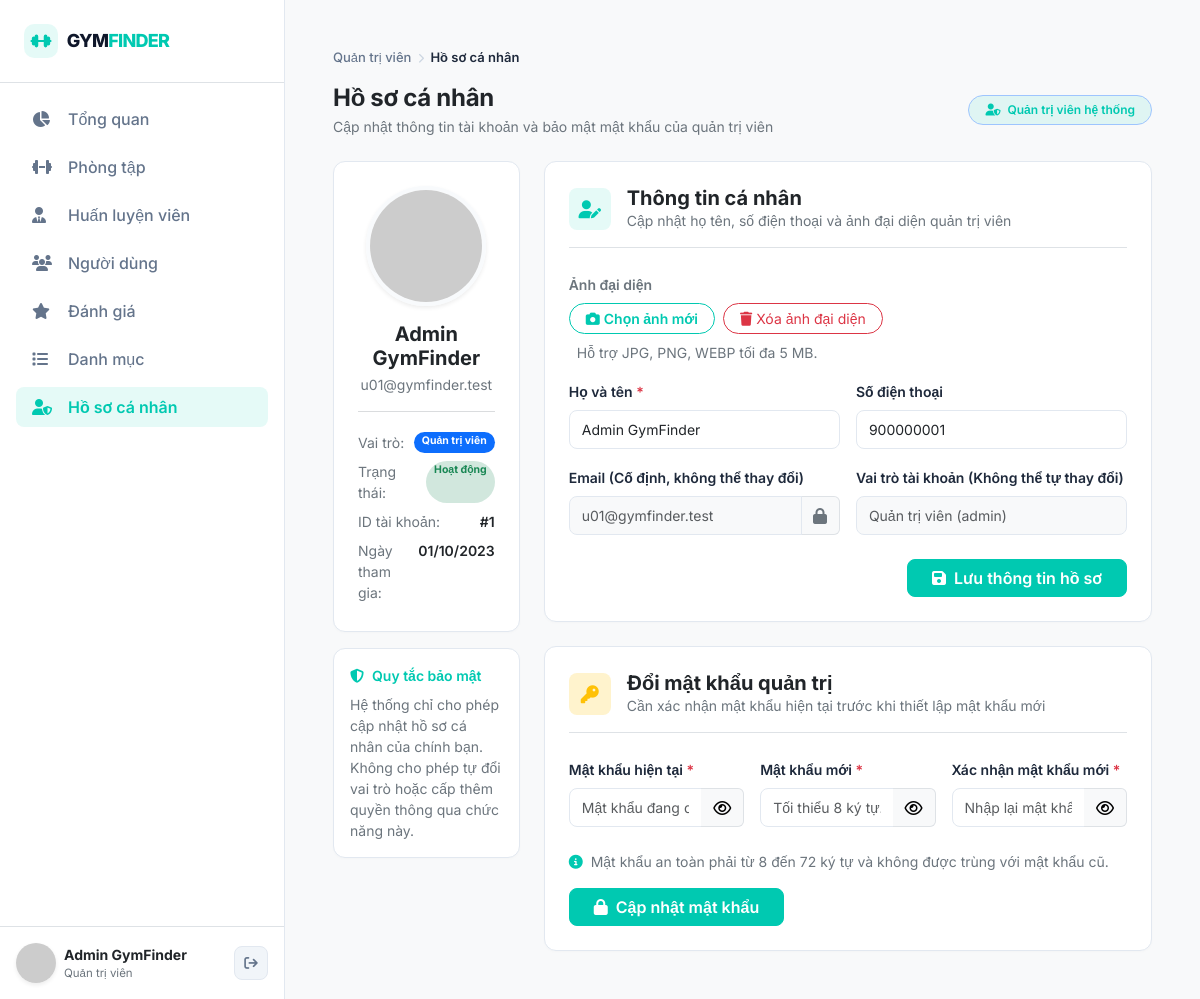
The page /admin/pages/profile.php (signed in) on the database its author committed.
### tables this page shows
CREATE TABLE users (
  id            INT UNSIGNED NOT NULL AUTO_INCREMENT,
  full_name     VARCHAR(100) NOT NULL,
  email         VARCHAR(255) NOT NULL,
  phone         VARCHAR(20)  NULL,
  password_hash VARCHAR(255) NOT NULL,
  avatar_url    VARCHAR(255) NULL,
  role          ENUM('user','admin')    NOT NULL DEFAULT 'user',
  status        ENUM('active','locked') NOT NULL DEFAULT 'active',
  last_login_at DATETIME NULL,
  created_at    DATETIME NOT NULL DEFAULT CURRENT_TIMESTAMP,
  updated_at    DATETIME NOT NULL DEFAULT CURRENT_TIMESTAMP ON UPDATE CURRENT_TIMESTAMP,

  PRIMARY KEY (id),
  UNIQUE KEY uq_users_email (email),
  UNIQUE KEY uq_users_phone (phone),
  KEY idx_users_role_status (role, status),

  CONSTRAINT chk_users_phone
    CHECK (phone IS NULL OR phone REGEXP '^\\+?[0-9]{9,14}$')
);

### admin/pages/profile.php (the view, shortened to what the rows shown need)
<?php
require dirname(__DIR__, 2) . '/includes/layout_head.php';
require dirname(__DIR__, 2) . '/includes/admin_layout.php';
?>
<div class="d-flex flex-wrap justify-content-between align-items-center gap-3 mb-4">
    <div>
        <h2 class="fw-bold mb-1 text-dark" style="font-size: 24px; letter-spacing: -0.3px;">Hồ sơ cá nhân</h2>
    </div>
</div>
<div class="row g-4">
    <div class="col-lg-4 col-xl-3">
        <div class="admin-card text-center p-4">
            <div class="position-relative d-inline-block mb-3">
                <img id="adminAvatarPreview"
                     src="<?= gf_h(gf_avatar($adminUser['avatar_url'] ?? null, !empty($adminUser['avatar_url']) ? (int)$adminUser['id'] : 0, $adminUser['full_name'])) ?>"
                     class="rounded-circle shadow-sm"
                     style="width: 120px; height: 120px; object-fit: cover; border: 4px solid #f8fafc;"
                     alt="<?= gf_h($adminUser['full_name']) ?>">
            </div>
            <h5 class="fw-bold text-dark mb-1"><?= gf_h($adminUser['full_name']) ?></h5>
            <div class="text-secondary small mb-3"><?= gf_h($adminUser['email']) ?></div>
            <hr class="text-secondary opacity-25 my-3">
            <div class="text-start small">
                <div class="d-flex justify-content-between py-1">
                </div>
                <div class="d-flex justify-content-between py-1">
                </div>
                <div class="d-flex justify-content-between py-1">
                    <span class="text-secondary">ID tài khoản:</span>
                    <span class="fw-semibold text-dark">#<?= (int)$adminUser['id'] ?></span>
                </div>
                <div class="d-flex justify-content-between py-1">
                    <span class="text-secondary">Ngày tham gia:</span>
                    <span class="fw-semibold text-dark"><?= !empty($adminUser['created_at']) ? date('d/m/Y', strtotime($adminUser['created_at'])) : '—' ?></span>
                </div>
            </div>
        </div>
    </div>
    <div class="col-lg-8 col-xl-9">
        <div class="admin-card p-4 mb-4">
            <form method="post" class="js-form-validate" novalidate enctype="multipart/form-data">
                <div class="row g-3 mb-4">
                    <div class="col-md-6">
                        <label class="form-label fw-semibold small" for="adminFullName">Họ và tên <span class="text-danger">*</span></label>
                        <input type="text" id="adminFullName" name="full_name" class="form-control admin-input" value="<?= gf_h($adminUser['full_name']) ?>" required data-required-msg="Vui lòng nhập họ và tên." placeholder="Nhập họ và tên...">
                    </div>
                    <div class="col-md-6">
                        <label class="form-label fw-semibold small" for="adminPhone">Số điện thoại</label>
                        <input type="text" id="adminPhone" name="phone" class="form-control admin-input" value="<?= gf_h($adminUser['phone'] ?? '') ?>" placeholder="VD: 0912345678...">
                    </div>
                    <div class="col-md-6">
                        <div class="input-group">
                            <input type="email" class="form-control admin-input bg-light text-muted" value="<?= gf_h($adminUser['email']) ?>" disabled readonly>
                            <span class="input-group-text bg-light text-secondary border-start-0"><i class="fa-solid fa-lock"></i></span>
                        </div>
                    </div>
                </div>
            </form>
        </div>
    </div>
</div>
</main></div>
</body></html>

### includes/admin_layout.php (shortened to what the rows shown need)
<?php
$adminUser = gf_require_admin();
?>
<div class="d-flex admin-shell">
<aside class="sidebar d-flex flex-column" id="sidebar" aria-label="Menu quản trị">
    <div class="p-3 border-top mt-auto">
        <div class="d-flex align-items-center gap-2">
            <a href="<?= gf_h(gf_url('admin/pages/profile.php')) ?>" class="d-flex align-items-center gap-2 text-decoration-none min-w-0 flex-grow-1 text-dark" title="Xem và sửa hồ sơ quản trị">
                <div class="min-w-0 text-truncate"><div class="fw-bold small text-truncate"><?= gf_h($adminUser['full_name']) ?></div><div class="text-secondary" style="font-size:11.5px;">Quản trị viên</div></div>
            </a>
        </div>
    </div>
</aside>
<main class="main-content flex-grow-1 p-4 p-md-5 bg-light" style="min-width:0;">

### rows shown on the page
users: full_name "Admin GymFinder", email "u01@gymfinder.test", id "1", created_at "01/10/2023", phone "900000001"

### other values the page prints
gf_h($label) "Tổng quan Phòng tập Huấn luyện viên Người dùng Đánh giá Danh mục Hồ sơ cá nhân"
gf_h($adminBreadcrumbCurrent) "Hồ sơ cá nhân"
